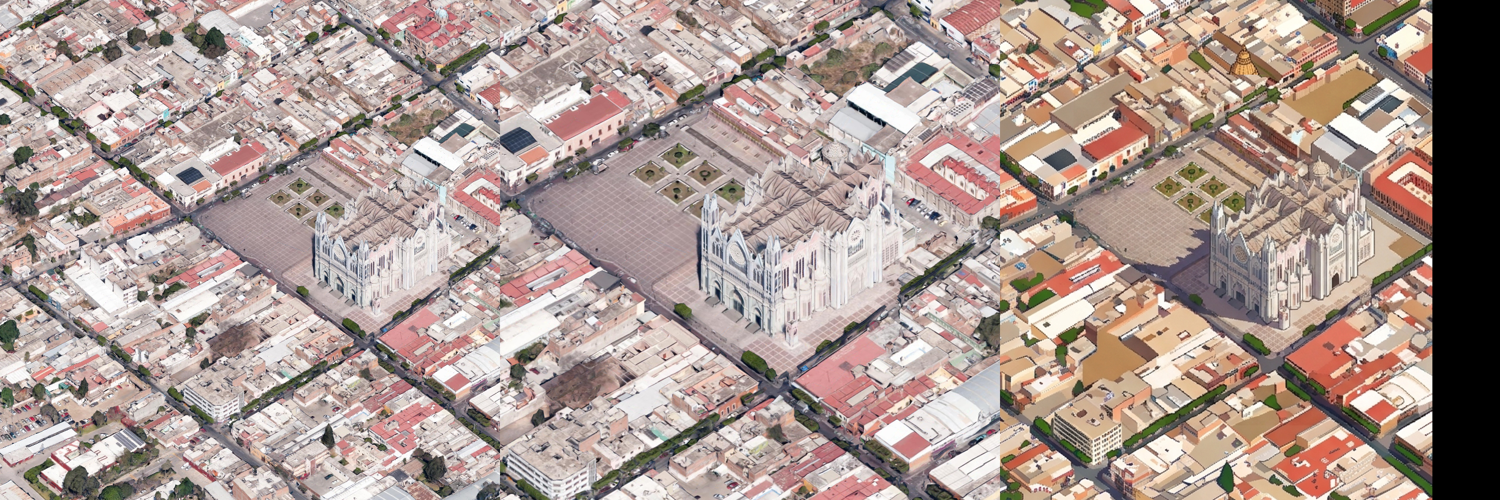
#> input picture build/logs/expiatorio_refine.png, 1500 x 500 px; its folder holds only this picture in this run
$ python -i style_audit.py   (imports and definitions only)
#> lines starting #> are read from the running program, lines starting #| are printed output that depends on the picture
#!/usr/bin/env python3
"""Style audit: rate every square's rendering style (dense pixel-art vs flat vector illustration) with a vision model,
using two 600px crops per square, so outliers can be regenerated. Writes build/style_audit.json.  Cost ≈ $0.002/square."""
import json, base64, io, sys, urllib.request
from pathlib import Path
from PIL import Image
# [1 line that did not run here, left out]
# [1 line that did not run here, left out]
PROMPT = ("These are two crops from the same tile of an isometric pixel-art city map. Rate the DRAWING STYLE only, not the content. "
          "pixel_score 0-10: 10 = dense retro pixel-art sprites (visible hard pixels, textured roofs, tiny windows, crisp outlines, saturated), "
          "0 = smooth flat vector illustration (large uniform colour fills, soft or no outlines, little texture, washed-out). "
          "Also give saturation 0-10 (0 pale, 10 vivid) and outline 0-10 (0 none, 10 strong dark outlines). "
          "Reply ONLY JSON: {\"pixel_score\": n, \"saturation\": n, \"outline\": n, \"label\": \"pixel_dense|mixed|flat_vector\"}")
def b64(im):
    buf = io.BytesIO(); im.save(buf, 'PNG', optimize=True); return base64.b64encode(buf.getvalue()).decode()
def audit(path):
#> called with path = '../build/logs/expiatorio_refine.png'
    im = Image.open(path).convert('RGB')
#> im is the input picture: PIL image 1500x500 RGB; mean R, G, B 171.6, 153.6, 147.1
    crops = [im.crop((600, 600, 1200, 1200)), im.crop((1200, 300, 1800, 900))]
    body = {'contents': [{'parts': [{'inline_data': {'mime_type': 'image/png', 'data': b64(c)}} for c in crops] + [{'text': PROMPT}]}],
            'generationConfig': {'responseMimeType': 'application/json', 'temperature': 0.0}}
#> in b64, `im.save(buf, 'PNG', optimize=True)`: im: PIL image 600x600 RGB; every value is 0
#> in b64 (call 2), `im.save(buf, 'PNG', optimize=True)`:
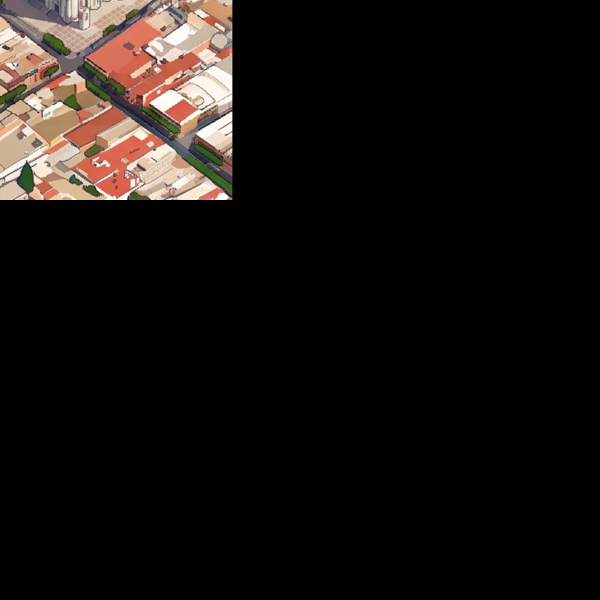
#> im: PIL image 600x600 RGB; mean R, G, B 23.2, 18.8, 16.6
#> (the run stopped early here; a loop or call above may not have finished)
